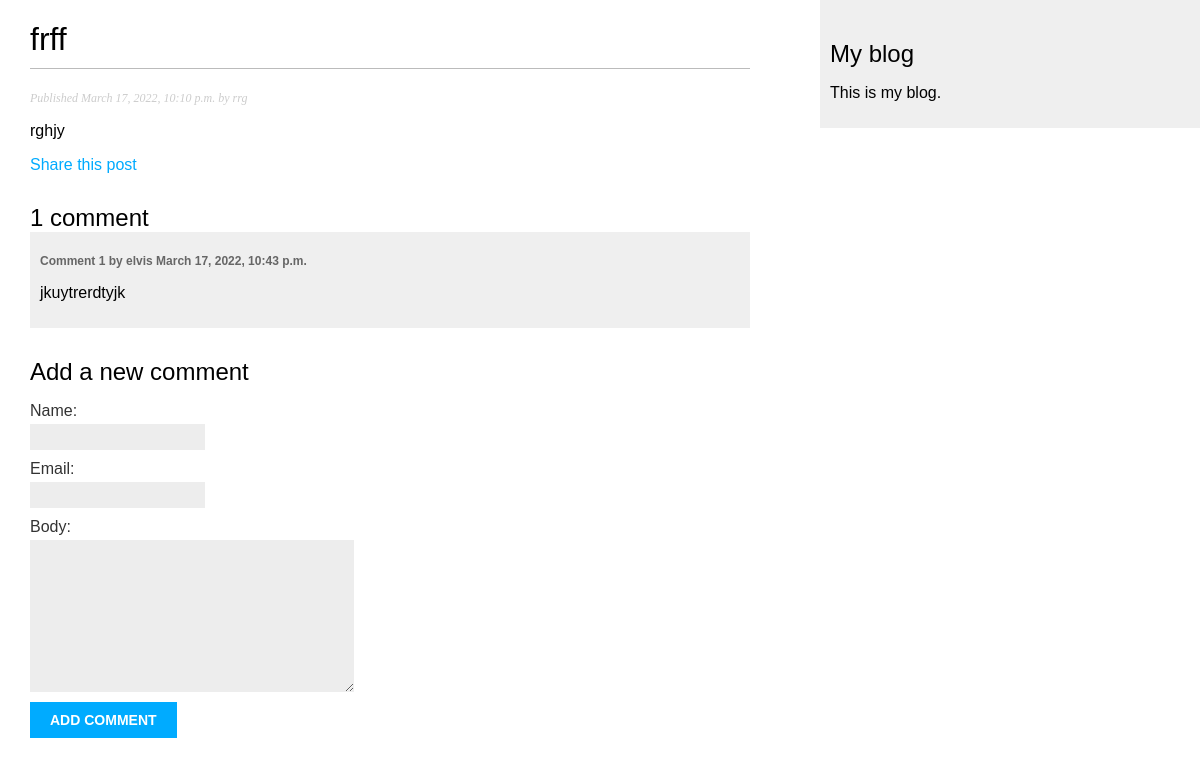
Screenshot of /posts/2022/3/17/frff/ with the database file from the repository.
### main/models.py (models this page shows, shortened)
class Post(models.Model):
    STATUS_CHOICES = (
        ('draft', 'Draft'),
        ('published', 'Published'),
    )
    title = models.CharField(max_length=250)
    slug = models.SlugField(max_length=250, unique_for_date='publish')
    author = models.CharField(max_length=225)
    body = models.TextField()
    publish = models.DateTimeField(default=timezone.now)
    created = models.DateTimeField(auto_now_add=True)
    updated = models.DateTimeField(auto_now=True)
    status = models.CharField(max_length=10,default='published')
    objects = models.Manager() # The default manager.
    published = PublishedManager() # Our custom manager.
    class Meta:
        ordering = ('-publish',)

class Comment(models.Model):
    post = models.ForeignKey(Post,on_delete=models.CASCADE,related_name='comments')
    name = models.CharField(max_length=80)
    email = models.EmailField()
    body = models.TextField()
    created = models.DateTimeField(auto_now_add=True)
    updated = models.DateTimeField(auto_now=True)
    active = models.BooleanField(default=True)
    class Meta:
        ordering = ('created',)

### main/views.py (the view)
# urls.py: path('posts/<int:year>/<int:month>/<int:day>/<slug:slug>/',views.post_detail, name='post_detail'),
def post_detail(request, year, month, day, slug):
    post = get_object_or_404(Post,  slug=slug,
                            status='published',
                            publish__year=year,
                            publish__month=month,
                            publish__day=day)
    comments = post.comments.filter(active=True)
    new_comment = None
    if request.method == 'POST':
       comment_form = CommentForm(data=request.POST)
       if comment_form.is_valid():
         new_comment = comment_form.save(commit=False)
         new_comment.post = post
         new_comment.save()
         return redirect("main:post_list")
    else:
        comment_form = CommentForm()
        return render(request,
                    'post/detail.html',
                    {'post': post,
                    'comments': comments,
                    'new_comment': new_comment,
                    'comment_form': comment_form})

### main/forms.py
class CommentForm(forms.ModelForm):
        class Meta:
            model = Comment
            fields = ('name', 'email', 'body')

### main/templates/post/detail.html (shortened to what this page needs)
{% extends "blog/base.html" %}
{% block content %}
    <h1>{{ post.title }}</h1>
    <p class="date">
    Published {{ post.publish }} by {{ post.author }}
    </p>
    {{ post.body|linebreaks }}
    <p>
        <a href="{% url "main:post_share" post.id %}">
        Share this post
        </a>
    </p>
    {% with comments.count as total_comments %}
    <h2>
      {{ total_comments }} comment{{ total_comments|pluralize }}
    </h2>
    {% endwith %}
    {% for comment in comments %}
        <div class="comment">
          <p class="info">
            Comment {{ forloop.counter }} by {{ comment.name }}
            {{ comment.created }}
          </p>
          {{ comment.body|linebreaks }}
        </div>
    {% empty %}
       <p>There are no comments yet.</p>
    {% endfor %}
    {% if new_comment %}
      <h2>Your comment has been added.</h2>
    {% else %}
    <h2>Add a new comment</h2>
    <form method="post">
      {{ comment_form.as_p }}
      <p><input type="submit" value="Add comment"></p>
    </form>
    {% endif %}
    {% endblock content %}

### main/static/css/style.css (style rules this page uses)
body { margin:0; padding:0; font-family:helvetica, sans-serif; }
a { color:#00abff; text-decoration:none; }
h1 { font-weight:normal; border-bottom:1px solid #bbb; padding:0 0 10px 0; }
h2 { font-weight:normal; margin:30px 0 0; }
p.date { color:#ccc; font-family: georgia, serif; font-size: 12px; font-style: italic; }
label { float:left; clear:both; color:#333; margin-bottom:4px; }
input, textarea { clear:both; float:left; margin:0 0 10px; background:#ededed; border:0; padding:6px 10px; font-size:12px; }
input[type=submit] { font-weight:bold; background:#00abff; color:#fff; padding:10px 20px; font-size:14px; text-transform:uppercase; }
.comment { padding:10px; }
.comment:nth-child(even) { background:#efefef; }
.comment .info { font-weight:bold; font-size:12px; color:#666; }

### rows the page displays
Post: title "frff", publish "March 17, 2022, 10:10 p.m.", author "rrg", body "rghjy"
Comment: name "elvis", created "March 17, 2022, 10:43 p.m.", body "jkuytrerdtyjk"

### other values shown
{{ total_comments }} "1"
